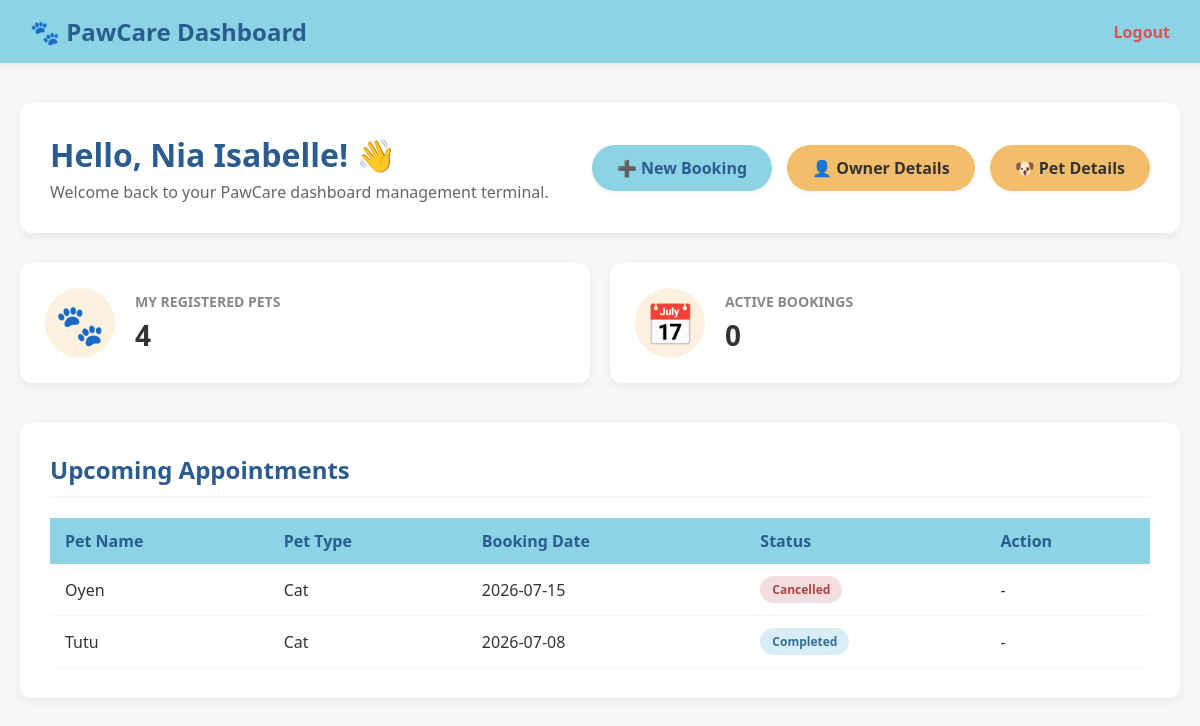
Page /dashboard.php (signed in) on the committed database.
### tables this page shows
CREATE TABLE `customer` (
  `customerID` varchar(10) NOT NULL,
  `name` varchar(50) DEFAULT NULL,
  `email` varchar(50) DEFAULT NULL,
  `phone` varchar(15) DEFAULT NULL,
  `password` varchar(250) DEFAULT NULL,
  `address` varchar(100) DEFAULT NULL
);

CREATE TABLE `appointment` (
  `appointmentID` varchar(10) NOT NULL,
  `petID` varchar(10) DEFAULT NULL,
  `serviceID` varchar(10) DEFAULT NULL,
  `slotID` varchar(10) DEFAULT NULL,
  `status` varchar(20) DEFAULT NULL
);

CREATE TABLE `pet` (
  `petID` varchar(10) NOT NULL,
  `petName` varchar(20) DEFAULT NULL,
  `petType` varchar(20) DEFAULT NULL,
  `breed` varchar(30) DEFAULT NULL,
  `birthDate` date DEFAULT NULL,
  `customerID` varchar(10) DEFAULT NULL
);

CREATE TABLE `timeslot` (
  `slotID` varchar(10) NOT NULL,
  `slotDate` date DEFAULT NULL,
  `slotTime` time DEFAULT NULL,
  `availability` varchar(20) DEFAULT NULL
);

### dashboard.php (the view, shortened to what this page needs)
<?php
include("connection.php");
$customerID = $_SESSION['customerID'];
$owner_sql = "SELECT * FROM customer WHERE customerID='$customerID'";
$owner_result = mysqli_query($conn, $owner_sql);
$owner = mysqli_fetch_assoc($owner_result);
$pet_count_sql = "SELECT COUNT(*) as total_pets FROM pet WHERE customerID='$customerID'";
$pet_count_result = mysqli_query($conn, $pet_count_sql);
$pet_count_data = mysqli_fetch_assoc($pet_count_result);
$total_pets = $pet_count_data['total_pets'];
$app_count_sql = "SELECT COUNT(*) as total_apps
                  FROM appointment a
                  JOIN pet p ON a.petID = p.petID
                  WHERE p.customerID='$customerID'
                  AND (a.status='Pending' OR a.status='Confirmed')";
$app_count_result = mysqli_query($conn, $app_count_sql);
$app_count_data = mysqli_fetch_assoc($app_count_result);
$total_appointments = $app_count_data['total_apps'];
?>
<!DOCTYPE html>
<html lang="en">
<head>
</head>
<body>
    <div class="navbar">
        <div class="logo">🐾 PawCare Dashboard</div>
        <div>
            <a href="logout.php" class="logout-link">Logout</a>
        </div>
    </div>
    <div class="main-container">
        <div class="welcome-section">
            <div class="welcome-text">
                <h1>Hello, <?php echo htmlspecialchars($owner['name']); ?>! 👋</h1>
                <p>Welcome back to your PawCare dashboard management terminal.</p>
            </div>
            <div class="action-buttons">
                <a href="booking.php" class="nav-btn booking-btn">➕ New Booking</a>
                <a href="ownerDetails.php" class="nav-btn">👤 Owner Details</a>
                <a href="petDetails.php" class="nav-btn">🐶 Pet Details</a>
            </div>
        </div>
        <div class="metrics-grid">
            <div class="card">
                <div class="card-icon">🐾</div>
                <div class="card-info">
                    <h3>My Registered Pets</h3>
                    <p><?php echo $total_pets; ?></p>
                </div>
            </div>
            <div class="card">
                <div class="card-icon">📅</div>
                <div class="card-info">
                    <h3>Active Bookings</h3>
                    <p><?php echo $total_appointments; ?></p>
                </div>
            </div>
        </div>
        <div class="table-section">
            <h2>Upcoming Appointments</h2>
            <table>
                <thead>
                    <tr>
                        <th>Pet Name</th>
                        <th>Pet Type</th>
                        <th>Booking Date</th>
                        <th>Status</th>
                        <th>Action</th>
                    </tr>
                </thead>
                <tbody>
                    <?php
                  $app_sql = "SELECT
                        a.appointmentID,
                        p.petName,
                        p.petType,
                        s.slotDate,
                        a.status
                    FROM appointment a
                    JOIN pet p
                        ON a.petID = p.petID
                    JOIN timeslot s
                        ON a.slotID = s.slotID
                    WHERE p.customerID = '$customerID'
                    ORDER BY s.slotDate DESC";
                    $app_result = mysqli_query($conn, $app_sql);
                    if ($app_result && mysqli_num_rows($app_result) > 0) {
                        while ($row = mysqli_fetch_assoc($app_result)) {
                            $status_class = "status-pending";
                            if (strtolower($row['status']) == 'completed') $status_class = "status-completed";
                            if (strtolower($row['status']) == 'cancelled') $status_class = "status-cancelled";
                            echo "<tr>";
                            echo "<td>" . htmlspecialchars($row['petName']) . "</td>";
                            echo "<td>" . htmlspecialchars($row['petType']) . "</td>";
                            echo "<td>" . htmlspecialchars($row['slotDate']) . "</td>";
                            echo "<td>
                            <span class='status-badge {$status_class}'>"
                            . htmlspecialchars($row['status']) .
                        "</span>
                        </td>";
                    if(strtolower($row['status']) != 'cancelled' &&
                    strtolower($row['status']) != 'completed'){
                        echo "<td>
                                <a href='cancelBooking.php?appointmentID=".$row['appointmentID']."'
                                onclick=\"return confirm('Are you sure you want to cancel this booking?');\"
                                style='
                                    background:#d9534f;
                                    color:white;
                                    padding:8px 15px;
                                    border-radius:20px;
                                    text-decoration:none;
                                    font-size:13px;
                                    font-weight:bold;
                                '>
                                Cancel
                                </a>
                            </td>";
                    }
                    else{
                        echo "<td>-</td>";
                    }
                        }
                    } else {
                        echo "<tr><td colspan=54' style='text-align: center; color: #888;'>No scheduled appointments found.</td></tr>";
                    }
                    ?>
                </tbody>
            </table>
        </div>
    </div>
</body>
</html>

### dashboard.php (style rules this page uses)
* { box-sizing: border-box; font-family: 'Segoe UI', Tahoma, Geneva, Verdana, sans-serif; }
body { margin: 0; padding: 0; background-color: #f4f7f6; color: #333; }
.navbar { background-color: #8cd3e6; padding: 15px 30px; display: flex; justify-content: space-between; align-items: center; color: #2b5c8f; box-shadow: 0 2px 5px rgba(0,0,0,0.05); }
.logo { font-weight: bold; font-size: 24px; display: flex; align-items: center; gap: 5px; }
.logout-link { color: #d9534f; text-decoration: none; font-weight: bold; }
.main-container { max-width: 1200px; margin: 40px auto; padding: 0 20px; }
.welcome-section { background-color: white; padding: 30px; border-radius: 12px; box-shadow: 0 4px 10px rgba(0,0,0,0.05); margin-bottom: 30px; display: flex; justify-content: space-between; align-items: center; }
.welcome-text h1 { margin: 0 0 5px 0; color: #2b5c8f; }
.welcome-text p { margin: 0; color: #666; }
.action-buttons { display: flex; gap: 15px; }
.nav-btn { background-color: #f3be6b; color: #333; text-decoration: none; padding: 12px 25px; border-radius: 25px; font-weight: bold; box-shadow: 0 2px 5px rgba(0,0,0,0.05); transition: transform 0.2s; }
.nav-btn.booking-btn { background-color: #8cd3e6; color: #2b5c8f; }
.metrics-grid { display: grid; grid-template-columns: repeat(auto-fit, minmax(250px, 1fr)); gap: 20px; margin-bottom: 40px; }
.card { background-color: white; border-radius: 12px; padding: 25px; box-shadow: 0 4px 10px rgba(0,0,0,0.05); display: flex; align-items: center; gap: 20px; }
.card-icon { font-size: 40px; background-color: #fcf1de; width: 70px; height: 70px; border-radius: 50%; display: flex; justify-content: center; align-items: center; }
.card-info h3 { margin: 0 0 5px 0; font-size: 14px; color: #888; text-transform: uppercase; }
.card-info p { margin: 0; font-size: 28px; font-weight: bold; color: #333; }
.table-section { background-color: white; border-radius: 12px; padding: 30px; box-shadow: 0 4px 10px rgba(0,0,0,0.05); margin-bottom: 30px; }
.table-section h2 { margin-top: 0; margin-bottom: 20px; color: #2b5c8f; border-bottom: 2px solid #f4f7f6; padding-bottom: 10px; }
table { width: 100%; border-collapse: collapse; text-align: left; }
th { background-color: #8cd3e6; color: #2b5c8f; padding: 12px 15px; font-weight: bold; }
td { padding: 12px 15px; border-bottom: 1px solid #f4f7f6; }
.status-badge { padding: 5px 12px; border-radius: 15px; font-weight: bold; font-size: 12px; display: inline-block; }
.status-completed { background-color: #d9edf7; color: #31708f; }
.status-cancelled { background-color: #f2dede; color: #a94442; }

### rows in the picture
customer: name "Nia Isabelle"
appointment: petID.petName "Oyen", petID.petType "Cat", slotID.slotDate "2026-07-15", status "Cancelled"
appointment: petID.petName "Tutu", petID.petType "Cat", slotID.slotDate "2026-07-08", status "Completed"

### other values in the picture
$total_pets "4"
$total_appointments "0"
